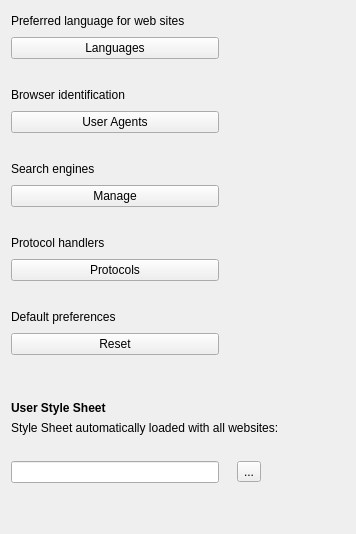
         <widget class="QWidget" name="otherPage">
          <layout class="QGridLayout" name="gridLayout_13">
           <item row="17" column="0">
            <layout class="QHBoxLayout" name="horizontalLayout_6">
             <item>
              <widget class="QLabel" name="label_8">
               <property name="text">
                <string>Default preferences</string>
               </property>
              </widget>
             </item>
             <item>
              <spacer name="horizontalSpacer_36">
               <property name="orientation">
                <enum>Qt::Horizontal</enum>
               </property>
               <property name="sizeHint" stdset="0">
                <size>
                 <width>40</width>
                 <height>20</height>
                </size>
               </property>
              </spacer>
             </item>
            </layout>
           </item>
           <item row="15" column="0">
            <spacer name="horizontalSpacer_35">
             <property name="orientation">
              <enum>Qt::Horizontal</enum>
             </property>
             <property name="sizeHint" stdset="0">
              <size>
               <width>40</width>
               <height>20</height>
              </size>
             </property>
            </spacer>
           </item>
           <item row="22" column="0">
            <spacer name="horizontalSpacer_18">
             <property name="orientation">
              <enum>Qt::Horizontal</enum>
             </property>
             <property name="sizeHint" stdset="0">
              <size>
               <width>40</width>
               <height>20</height>
              </size>
             </property>
            </spacer>
           </item>
           <item row="21" column="0" colspan="5">
            <widget class="QLabel" name="label_15">
             <property name="text">
              <string>Style Sheet automatically loaded with all websites: </string>
             </property>
            </widget>
           </item>
           <item row="9" column="0">
            <spacer name="horizontalSpacer_52">
             <property name="orientation">
              <enum>Qt::Horizontal</enum>
             </property>
             <property name="sizeType">
              <enum>QSizePolicy::MinimumExpanding</enum>
             </property>
             <property name="sizeHint" stdset="0">
              <size>
               <width>40</width>
               <height>20</height>
              </size>
             </property>
            </spacer>
           </item>
           <item row="13" column="0" colspan="2">
            <layout class="QHBoxLayout" name="horizontalLayout_5">
             <item>
              <widget class="QLabel" name="label_7">
               <property name="text">
                <string>&lt;html&gt;&lt;head/&gt;&lt;body&gt;&lt;p&gt;Protocol handlers&lt;/p&gt;&lt;/body&gt;&lt;/html&gt;</string>
               </property>
              </widget>
             </item>
             <item>
              <spacer name="horizontalSpacer_34">
               <property name="orientation">
                <enum>Qt::Horizontal</enum>
               </property>
               <property name="sizeType">
                <enum>QSizePolicy::MinimumExpanding</enum>
               </property>
               <property name="sizeHint" stdset="0">
                <size>
                 <width>40</width>
                 <height>20</height>
                </size>
               </property>
              </spacer>
             </item>
            </layout>
           </item>
           <item row="14" column="0">
            <widget class="QPushButton" name="protocolHandlers">
             <property name="text">
              <string>Protocols</string>
             </property>
            </widget>
           </item>
           <item row="23" column="4">
            <spacer name="horizontalSpacer_48">
             <property name="orientation">
              <enum>Qt::Horizontal</enum>
             </property>
             <property name="sizeType">
              <enum>QSizePolicy::MinimumExpanding</enum>
             </property>
             <property name="sizeHint" stdset="0">
              <size>
               <width>40</width>
               <height>20</height>
              </size>
             </property>
            </spacer>
           </item>
           <item row="8" column="0">
            <widget class="QPushButton" name="uaManager">
             <property name="text">
              <string>User Agents</string>
             </property>
            </widget>
           </item>
           <item row="5" column="0">
            <spacer name="horizontalSpacer_53">
             <property name="orientation">
              <enum>Qt::Horizontal</enum>
             </property>
             <property name="sizeType">
              <enum>QSizePolicy::MinimumExpanding</enum>
             </property>
             <property name="sizeHint" stdset="0">
              <size>
               <width>40</width>
               <height>20</height>
              </size>
             </property>
            </spacer>
           </item>
           <item row="10" column="0" colspan="2">
            <layout class="QHBoxLayout" name="horizontalLayout_25">
             <item>
              <widget class="QLabel" name="label_66">
               <property name="text">
                <string>&lt;html&gt;&lt;head/&gt;&lt;body&gt;&lt;p&gt;Search engines&lt;/p&gt;&lt;/body&gt;&lt;/html&gt;</string>
               </property>
              </widget>
             </item>
             <item>
              <spacer name="horizontalSpacer_32">
               <property name="orientation">
                <enum>Qt::Horizontal</enum>
               </property>
               <property name="sizeType">
                <enum>QSizePolicy::MinimumExpanding</enum>
               </property>
               <property name="sizeHint" stdset="0">
                <size>
                 <width>40</width>
                 <height>20</height>
                </size>
               </property>
              </spacer>
             </item>
            </layout>
           </item>
           <item row="11" column="0">
            <widget class="QPushButton" name="searchEngines">
             <property name="text">
              <string>Manage</string>
             </property>
            </widget>
           </item>
           <item row="23" column="0">
            <widget class="QLineEdit" name="userStyleSheet"/>
           </item>
           <item row="12" column="0">
            <spacer name="horizontalSpacer_51">
             <property name="orientation">
              <enum>Qt::Horizontal</enum>
             </property>
             <property name="sizeType">
              <enum>QSizePolicy::MinimumExpanding</enum>
             </property>
             <property name="sizeHint" stdset="0">
              <size>
               <width>40</width>
               <height>20</height>
              </size>
             </property>
            </spacer>
           </item>
           <item row="20" column="0" colspan="5">
            <widget class="QLabel" name="label_9">
             <property name="text">
              <string>&lt;b&gt;User Style Sheet&lt;/b&gt;</string>
             </property>
            </widget>
           </item>
           <item row="4" column="0">
            <widget class="QPushButton" name="preferredLanguages">
             <property name="sizePolicy">
              <sizepolicy hsizetype="Minimum" vsizetype="Fixed">
               <horstretch>0</horstretch>
               <verstretch>0</verstretch>
              </sizepolicy>
             </property>
             <property name="text">
              <string>Languages</string>
             </property>
            </widget>
           </item>
           <item row="7" column="0" colspan="2">
            <layout class="QHBoxLayout" name="horizontalLayout_17">
             <item>
              <widget class="QLabel" name="label_60">
               <property name="text">
                <string>&lt;html&gt;&lt;head/&gt;&lt;body&gt;&lt;p&gt;Browser identification&lt;/p&gt;&lt;/body&gt;&lt;/html&gt;</string>
               </property>
              </widget>
             </item>
             <item>
              <spacer name="horizontalSpacer_25">
               <property name="orientation">
                <enum>Qt::Horizontal</enum>
               </property>
               <property name="sizeType">
                <enum>QSizePolicy::MinimumExpanding</enum>
               </property>
               <property name="sizeHint" stdset="0">
                <size>
                 <width>40</width>
                 <height>20</height>
                </size>
               </property>
              </spacer>
             </item>
            </layout>
           </item>
           <item row="19" column="0">
            <spacer name="verticalSpacer_21">
             <property name="orientation">
              <enum>Qt::Vertical</enum>
             </property>
             <property name="sizeType">
              <enum>QSizePolicy::Preferred</enum>
             </property>
             <property name="sizeHint" stdset="0">
              <size>
               <width>20</width>
               <height>40</height>
              </size>
             </property>
            </spacer>
           </item>
           <item row="24" column="0">
            <spacer name="verticalSpacer_15">
             <property name="orientation">
              <enum>Qt::Vertical</enum>
             </property>
             <property name="sizeType">
              <enum>QSizePolicy::MinimumExpanding</enum>
             </property>
             <property name="sizeHint" stdset="0">
              <size>
               <width>20</width>
               <height>40</height>
              </size>
             </property>
            </spacer>
           </item>
           <item row="23" column="3">
            <widget class="MacToolButton" name="chooseUserStylesheet">
             <property name="text">
              <string>...</string>
             </property>
            </widget>
           </item>
           <item row="3" column="0" colspan="2">
            <layout class="QHBoxLayout" name="horizontalLayout_8">
             <item>
              <widget class="QLabel" name="label_36">
               <property name="text">
                <string>&lt;html&gt;&lt;head/&gt;&lt;body&gt;&lt;p&gt;Preferred language for web sites&lt;/p&gt;&lt;/body&gt;&lt;/html&gt;</string>
               </property>
              </widget>
             </item>
             <item>
              <spacer name="horizontalSpacer_10">
               <property name="orientation">
                <enum>Qt::Horizontal</enum>
               </property>
               <property name="sizeType">
                <enum>QSizePolicy::MinimumExpanding</enum>
               </property>
               <property name="sizeHint" stdset="0">
                <size>
                 <width>40</width>
                 <height>20</height>
                </size>
               </property>
              </spacer>
             </item>
            </layout>
           </item>
           <item row="18" column="0">
            <widget class="QPushButton" name="preferencesReset">
             <property name="text">
              <string>Reset</string>
             </property>
            </widget>
           </item>
          </layout>
         </widget>
